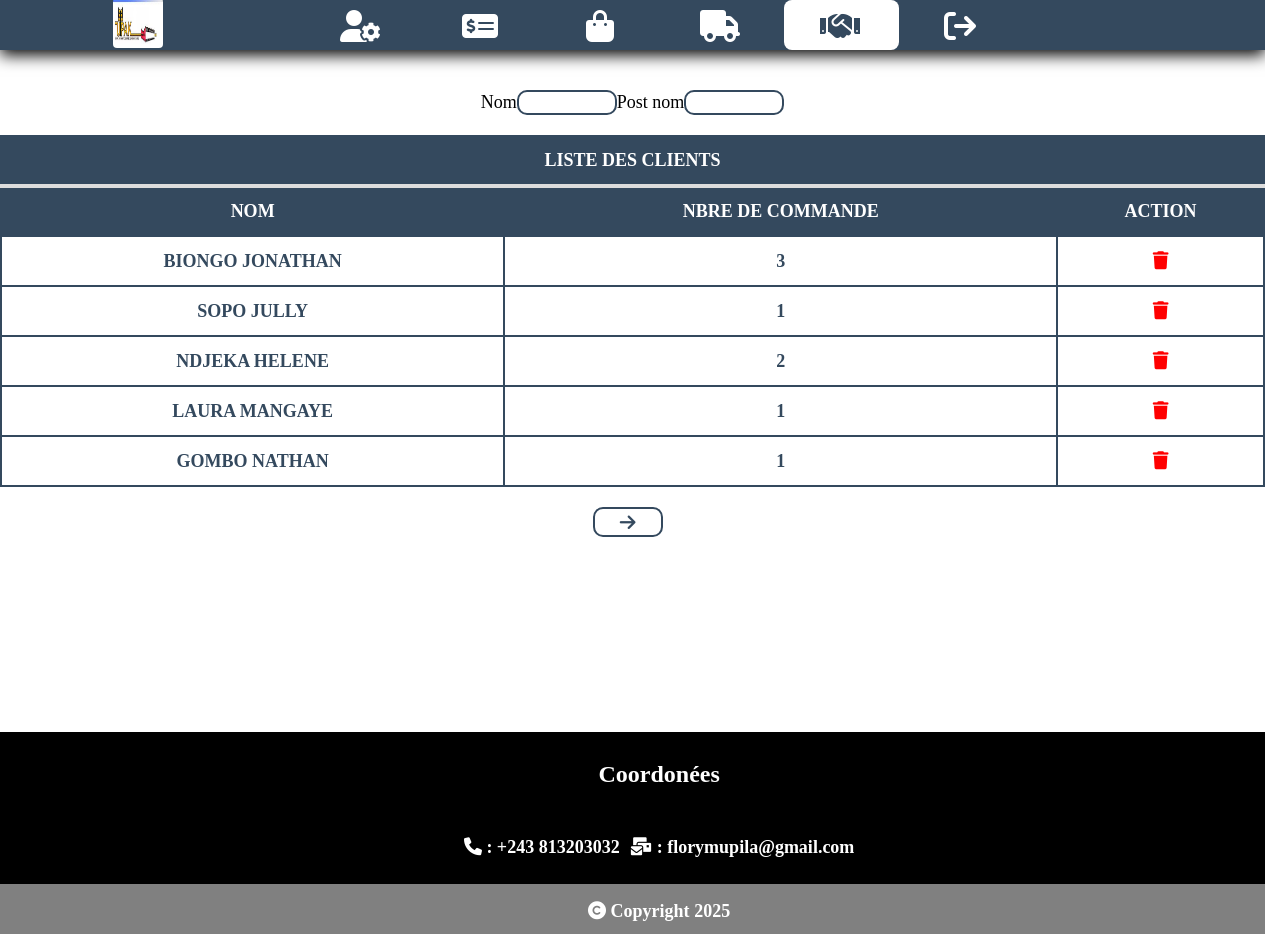
Page /Vendeur/gestion_client.php (signed in) on the committed database.
### tables this page shows
CREATE TABLE `client` (
  `PK_Cl` int(10) UNSIGNED NOT NULL,
  `Nom_Cl` varchar(20) NOT NULL,
  `PostNom_Cl` varchar(20) NOT NULL,
  `Tel_Cl` varchar(10) NOT NULL,
  `Genre_Cl` int(10) UNSIGNED NOT NULL,
  `adresse` varchar(200) NOT NULL,
  `PasseAssocie` varchar(200) NOT NULL,
  `MotDePasse` varchar(200) NOT NULL
);

### Vendeur/gestion_client.php (the view, shortened to what this page needs)
<?php
	require('../Connexion.php');
?>
<!DOCTYPE html>
<html lang="fr">
	<head>
		<link rel="stylesheet" type="text/css" href="../css/all.css">
		<link rel="stylesheet" type="text/css" href="../menu.css">
		<link rel="stylesheet" type="text/css" href="gestion_client.css">
		<link rel="stylesheet" type="text/css" href="../foot.css">
	</head>
	<body>
		<?php
			require "../menu.php";
		?>
			<?php
				$TailleGest = (isset($_POST['Taille'])) ? $_POST['Taille'] : 5 ;
				$pageGest = (isset($_GET['page2'])) ? (!empty($_GET['page2'])) ? (preg_match("/[0-9]/", $_GET['page2']))? $_GET['page2'] : 1 : 1 : 1 ;
				if (preg_match("/[0-9]/", $pageGest)) {
					$offsetGest = ($pageGest-1)*$TailleGest;
				} else {
					$offsetGest = 0;
				}
				$requeteGest = $connexion->prepare("SELECT * FROM `client` AS C LIMIT $TailleGest OFFSET $offsetGest");
					$requeteGestionnaire = $connexion->prepare("SELECT count(*) NbreGest FROM `client`");
				$requeteGest->execute();
				$requeteGestionnaire->execute();
				$ResultatGestionnaire = $requeteGestionnaire->fetch(PDO::FETCH_ASSOC);
				$NbrUtilisiateur = $ResultatGestionnaire["NbreGest"];
				$ResteGest = ($NbrUtilisiateur % $TailleGest);
				if ($ResteGest == 0) {
					$NbrePageGest = ($NbrUtilisiateur / $TailleGest);
				} else {
					$NbrePageGest = floor($NbrUtilisiateur / $TailleGest) + 1;
				}
			?>
			<div id="box_form">
				<form id="box_form" method="Post" action="<?php htmlspecialchars($_SERVER['PHP_SELF']); ?>">
					<label for="Nom">Nom</label>
					<input type="text" name="Nom" id="Nom" class="recherche_vendeur">
					<label for="PostNom">Post nom</label>
					<input type="text" name="PostNom" id="PostNom" class="recherche_vendeur">
				</form>
			</div>
		<table id="tableau">
			<thead>
				<tr>
					<th colspan="5" style="border-bottom: 4px solid #ddd;">
						LISTE DES CLIENTS
					</th>
				</tr>
				<tr>
					<th>NOM</th>
					<th>NBRE DE COMMANDE</th>
					<th>ACTION</th>
				</tr>
			</thead>
				<?php
				while ($resultatGest = $requeteGest->fetch(PDO::FETCH_ASSOC)) {
					$id_client = $resultatGest['PK_Cl'];
					$rq_sel_nbre_cmd = $connexion->prepare("SELECT count(*) nbre_cmd FROM `commande` AS C WHERE C.Client = $id_client");
					$rq_sel_nbre_cmd->execute();
					$rs_sel_nbre_cmd = $rq_sel_nbre_cmd->fetch(PDO::FETCH_ASSOC);
				?>
			<tbody>
				<tr>
					<td>
						<?php echo $resultatGest['Nom_Cl']." ".$resultatGest['PostNom_Cl']; ?>
					</td>
					<td>
						<?php echo $rs_sel_nbre_cmd["nbre_cmd"];  ?>
					</td>
					<td>
						<a class="fas fa-trash" onclick="return confirm('Êtes-vous sûr de pouvoir effectuer cette action ?')" href="suppression_client.php?xxx=<?php echo $resultatGest["PK_Cl"];?>"></a>
					</td>
				</tr>
			</tbody>
		<?php   } ?>
		</table>
		<div id="BoxBtnDefilement">
			<p>
				<ul>
				<?php
					if ($NbrePageGest > 1) {
						if ($pageGest > 1) { ?>
							<li>
								<a href="gestion_client.php?page=<?php echo ($pageGest - 1) ?>" class="fas fa-arrow-left" title='LienPage'>
								</a>
							</li>
							<li>
								<a href="gestion_client.php?page=<?php echo ($pageGest + 1) ?>" <?php if($NbrePageGest == $pageGest){ echo "style='display:none;'";} ?> class="fas fa-arrow-right" title='LienPage'>
								</a>
							</li>
				<?php	} else { ?>
							<li>
								<a href="gestion_client.php?page=<?php echo ($pageGest + 1) ?>" class="fas fa-arrow-right">
								</a>
							</li>
				<?php	}
					} ?>
				</ul>
			</p>
		</div>
		<?php require "../foot.php"; ?>
	</body>
</html>

### Vendeur/gestion_client.css (style rules this page uses)
* { margin: 0px; padding:0px; box-sizing: border-box; font-size: large; font-family: "bell mt"; color: black; }
body { background-size: cover; height: 100%; padding: 50px 0px 0px 0px; display: flex; flex-direction: column; justify-content: center; overflow-x: hidden; }
body #box_form { display: flex; margin-top: 20px; justify-content: center; align-items: center; }
body #box_form form input { padding: 0px 0px 0px 10px; height: 25px; border: 2px solid #34495E; border-radius: 10px; color: #34495E; font-weight: bold; }
@media all and (min-width: 492px) { body #box_form form input { width: 100px; } }
body table { border-collapse: collapse; margin-top: 20px; width: 100%; text-align: center; }
body table th { background: #34495E; color: white; }
body table thead tr:first-child th { border-bottom: 3px solid white; }
body table td, body table th { border: 2px solid #34495E; font-weight: bold; height: 50px; }
body table td { color: #34495E; }
body table tbody a { text-decoration: none; }
body table tbody .fa-trash { color: red; }
body #BoxBtnDefilement { height: 30px; margin: 20px 0px 10px 0px; }
body #BoxBtnDefilement ul { height: 100%; display: flex; justify-content: center; align-items: center; }
body #BoxBtnDefilement li { height: 100%; display: flex; align-items: center; justify-content: center; list-style-type: none; }
body #BoxBtnDefilement a { border: 2px solid #34495E; text-decoration: none; display: flex; align-items: center; justify-content: center; height: 100%; width: 70px; margin: 0px 10px 0px 0px; border-radius: 10px; color: #34495E; }

### rows in the picture
client: Nom_Cl "BIONGO", PostNom_Cl "JONATHAN", nbre_cmd "3"
client: Nom_Cl "SOPO", PostNom_Cl "JULLY", nbre_cmd "1"
client: Nom_Cl "NDJEKA", PostNom_Cl "HELENE", nbre_cmd "2"
client: Nom_Cl "LAURA", PostNom_Cl "MANGAYE", nbre_cmd "1"
client: Nom_Cl "GOMBO", PostNom_Cl "NATHAN", nbre_cmd "1"
